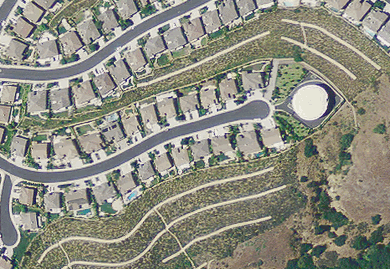
#> input picture data/!_3_5.png, 390 x 269 px; its folder holds only this picture in this run
$ python main.py
#> lines starting #> are read from the running program, lines starting #| are printed output that depends on the picture; after the words box and inside, x2 and y2 are one past the last pixel; in counts of white or black regions, pixels touching at a corner belong together
# !/usr/bin/python
import os
import csv
import sys
sys.path.append('/usr/local/lib/python3.7/site-packages')
import cv2
import numpy as np
import matplotlib.pyplot as plt
from sklearn.cluster import KMeans
from collections import Counter, defaultdict
import math


def mser(img):
    """
    MSER text detection
    """
    mser = cv2.MSER_create()
    gray = cv2.cvtColor(img, cv2.COLOR_BGR2GRAY) #Converting to GrayScale
    gray_img = img.copy()

    regions, _ = mser.detectRegions(gray)
    hulls = [cv2.convexHull(p.reshape(-1, 1, 2)) for p in regions]
    cv2.polylines(gray_img, hulls, 1, (0, 0, 255), 2)
    # plt.axis("off")
    # plt.imshow(gray_img)
    # plt.show()
    return hulls

def detect_edge(gray):
    """
    Canny edge detection
    """
    edges = cv2.Canny(gray,100,200)
    # plt.axis("off")
    # plt.imshow(edges)
    # plt.show()
    return edges

def color_hist(img):
    """
    Plot BGR color histogram
    """
    color = ('b','g','r')
    # plt.axis("off")
    # plt.hist(img.ravel(),256,[0,256]); plt.show()
    for i,col in enumerate(color):
        hist = cv2.calcHist([img],[i],None,[256],[0,256])
        plt.plot(hist,color = col)
        plt.xlim([0,256])
    # plt.show()
    return hist

def hsv_hist(img):
    """
    Plot HSV histogram
    """
    hsv = cv2.cvtColor(img,cv2.COLOR_BGR2HSV)
    hist = cv2.calcHist( [hsv], [0, 1], None, [180, 256], [0, 180, 0, 256] )
    # plt.axis("off")
    # plt.imshow(hist,interpolation = 'nearest')
    # plt.show()
    return hist


def find_histogram(clt):
    """
    Create a histogram with k clusters
    """
    numLabels = np.arange(0, len(np.unique(clt.labels_)) + 1)
    (hist, _) = np.histogram(clt.labels_, bins=numLabels)

    hist = hist.astype("float")
    hist /= hist.sum()

    return hist


def plot_colors2(hist, centroids):
    """
    Plot bar charts for dominant colors
    """
    bar = np.zeros((50, 300, 3), dtype="uint8")
    startX = 0

    for (percent, color) in zip(hist, centroids):
        # plot the relative percentage of each cluster
        endX = startX + (percent * 300)
        cv2.rectangle(bar, (int(startX), 0), (int(endX), 50),
                      color.astype("uint8").tolist(), -1)
        startX = endX

    # return the bar chart
    return bar


def get_dominant_color(img):
    """
    Get 2 dominant colors in img using 3 clusters
    """
    img = cv2.cvtColor(img, cv2.COLOR_BGR2RGB)

    img = img.reshape((img.shape[0] * img.shape[1],3)) #represent as row*column,channel number
    clt = KMeans(n_clusters=3) #cluster number
    clt.fit(img)

    hist = find_histogram(clt)
    bar = plot_colors2(hist, clt.cluster_centers_)

    # print(clt.cluster_centers_)
    count = Counter(clt.labels_)
    # print(count)
    dominant = [pair[0] for pair in sorted(count.items(), key=lambda item: item[1])]
    # print(dominant[-1], dominant[-2])
    dom1 = clt.cluster_centers_[dominant[-1]]
    dom2 = clt.cluster_centers_[dominant[-2]]
    # [5 lines of commented-out code are left out]
    return dom1, dom2

def get_dominant_color2(img):
    """
    Get most dominant colors in img using 3 clusters
    """
    img = cv2.cvtColor(img, cv2.COLOR_BGR2RGB)

    img = img.reshape((img.shape[0] * img.shape[1],3)) #represent as row*column,channel number
    clt = KMeans(n_clusters=3) #cluster number
    clt.fit(img)

    hist = find_histogram(clt)
    bar = plot_colors2(hist, clt.cluster_centers_)

    # print(clt.cluster_centers_)
    count = Counter(clt.labels_)
    # print(count)
    dominant = [pair[0] for pair in sorted(count.items(), key=lambda item: item[1])]
    # print(dominant[1])
    dom1 = clt.cluster_centers_[dominant[1]]
    # [5 lines of commented-out code are left out]
    return dom1


def seperate_p_f_color(img, peripheral):
    """
    Seperate peripheral and foreground dominant color
    """
    dom1, dom2 = get_dominant_color(img)
    dom_peripheral = get_dominant_color2(peripheral)
    dist1 = cv2.norm(dom_peripheral - dom1)
    dist2 = cv2.norm(dom_peripheral - dom2)
    if dist1 > dist2:
        dom_foreground = dom1
    else:
        dom_foreground = dom2
    return dom_peripheral, dom_foreground


def detect_peripheral_lines(img):
    """
    Detect number of peripheral lines
    """
    gray = cv2.cvtColor(peripheral, cv2.COLOR_BGR2GRAY)
    edges = detect_edge(gray)
    minLineLength = 10
    lines = cv2.HoughLinesP(image=edges, rho=1, theta=np.pi / 90, threshold=10, lines=np.array([]), minLineLength=minLineLength, maxLineGap=2)
    if lines is not None:
        return len(lines)
    else:
        return 0


def rgb2hsv(rgb):
    """
    Helper functoin to convert RGB to HSV
    """
    rgb = np.uint8([[rgb]])
    hsv = cv2.cvtColor(rgb , cv2.COLOR_RGB2HSV)
    return hsv[0][0]


def get_p_f(img, peripheral):
    """
    Get peripheral and foreground color in both RGB and HSV
    """
    p_rgb, f_rgb = seperate_p_f_color(img,peripheral)
    f_hsv = rgb2hsv(f_rgb)
    p_hsv = rgb2hsv(p_rgb)
    return p_hsv, f_hsv, p_rgb, f_rgb


if __name__ == '__main__':
    # Set the directory you want to start from
    rootDir = '../data'
    char_count_dict = {}
    char_sum = 0
    data_list = []

    for dirName, subdirList, fileList in os.walk(rootDir):
        print('Found directory: %s' % dirName)
        for fname in fileList:
            fname_list = fname.split('_')
            character = fname_list[0]
            if character == '.DS':
                continue
            if character == 'colon':
                character = ':'
            if character == 'question':
                character = '?'
            if character == 'dot':
                character = '.'
            readability = fname_list[1]
            finfo = ['../data/'+fname, character, int(readability)]
            data_list.append(finfo)
            char_sum += 1
            if character in char_count_dict:
                char_count_dict[character] += 1
            else:
                char_count_dict[character] = 1

    # Sort the dictionary by ascii order and plot bar graph
    sorted_keys = sorted(char_count_dict.keys())
    sorted_values = []
    for key in sorted_keys:
        sorted_values.append(char_count_dict[key])

    plt.bar(sorted_keys, sorted_values, color='b')
    plt.show()
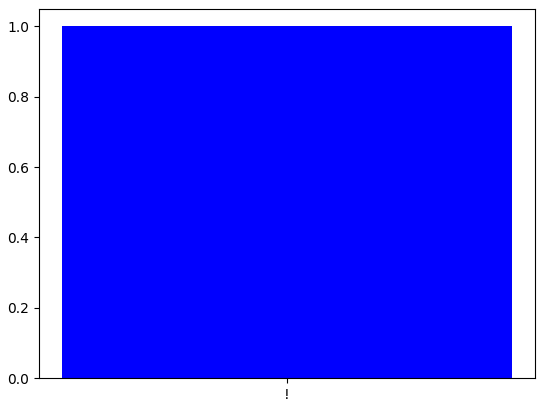
#> figure drawn by matplotlib, 1 panel

    train_data = []
    i = 1
    for finfo in data_list:
        print ("Processing file: ", i, " of 1425")
        i += 1
        train_info = []
        fname = finfo[0]

        # Read image and resize
        img = cv2.imread(fname)
#> img is the input picture: shape (269, 390, 3); mean B, G, R 128, 140.2, 140.1
        img = cv2.resize(img,(200,200))
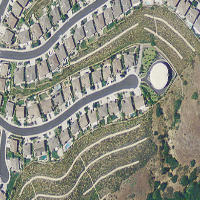
#> img: shape (200, 200, 3); mean B, G, R 127.8, 140.1, 140

        # Mask image
        mask = cv2.imread('mask.png',0)
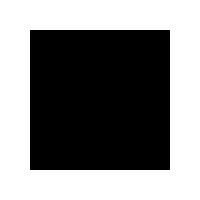
#> input picture src/mask.png, 200 x 200 px
#> mask: shape (200, 200); 51% white; 1 black region, box (x1, y1, x2, y2) and area: (30, 30, 170, 170) 19600
        peripheral = cv2.bitwise_and(img,img,mask = mask)

        # Process the image
        p_hsv, f_hsv, p_rgb, f_rgb = get_p_f(img, peripheral)
#> after the loop in plot_colors2, `for (percent, color) in zip(hist, centroids):`:
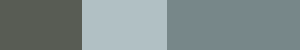
#> bar: shape (50, 300, 3); mean of channels 0, 1, 2 139.2, 139.4, 127; drawn as B, G, R
#> in seperate_p_f_color, `dom1, dom2 = get_dominant_color(img)`: dom1 = [138, 135.3, 119.8]; dom2 = [196.6, 192.9, 177.3]
#> after the loop in plot_colors2 (call 2), `for (percent, color) in zip(hist, centroids):`:
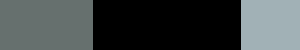
#> bar: shape (50, 300, 3); mean of channels 0, 1, 2 69.9, 69.5, 63.3; drawn as B, G, R
#> in seperate_p_f_color, `dom_peripheral = get_dominant_color2(peripheral)`: dom_peripheral = [110.8, 112.9, 102.3]
#> in seperate_p_f_color, `dist1 = cv2.norm(dom_peripheral - dom1)`: dist1 = 39.35
#> in seperate_p_f_color, `dist2 = cv2.norm(dom_peripheral - dom2)`: dist2 = 139.2
#> in seperate_p_f_color, `dom_foreground = dom2`: dom_foreground = [196.6, 192.9, 177.3]
#> in get_p_f, `p_rgb, f_rgb = seperate_p_f_color(img,peripheral)`: p_rgb = [110.8, 112.9, 102.3]; f_rgb = [196.6, 192.9, 177.3]
#> in rgb2hsv, `rgb = np.uint8([[rgb]])`: rgb = [[196, 192, 177]]
#> in rgb2hsv, `hsv = cv2.cvtColor(rgb , cv2.COLOR_RGB2HSV)`: hsv = [[24, 25, 196]]
#> in get_p_f, `f_hsv = rgb2hsv(f_rgb)`: f_hsv = [24, 25, 196]
#> in get_p_f, `p_hsv = rgb2hsv(p_rgb)`: p_hsv = [36, 23, 112]
#> p_hsv = [36, 23, 112]; f_hsv = [24, 25, 196]; p_rgb = [110.8, 112.9, 102.3]; f_rgb = [196.6, 192.9, 177.3]
        line_count = detect_peripheral_lines(peripheral)
#> in detect_peripheral_lines, `gray = cv2.cvtColor(peripheral, cv2.COLOR_BGR2GRAY)`:
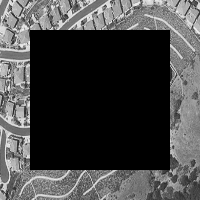
#> gray: shape (200, 200); min 0, max 239, mean 69.2
#> in detect_edge, `edges = cv2.Canny(gray,100,200)`:
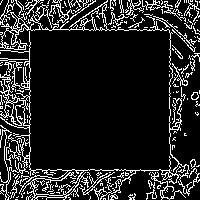
#> edges: shape (200, 200); 14.2% white in thin lines or dots
#> in detect_peripheral_lines, `lines = cv2.HoughLinesP(image=edges, rho=1, theta=np.pi / 90, threshol..`: lines = 116 rows, first 6: [38, 16, 52, 15], [7, 170, 35, 173], [20, 163, 21, 147], [120, 12, 139, 8], [18, 52, 20, 40], [104, 25, 126, 21]
#> line_count = 116

        finfo.append(p_hsv[0])
        finfo.append(p_hsv[1])
        finfo.append(p_hsv[2])
        finfo.append(f_hsv[0])
        finfo.append(f_hsv[1])
        finfo.append(f_hsv[2])
        finfo.append(p_rgb[0])
        finfo.append(p_rgb[1])
        finfo.append(p_rgb[2])
        finfo.append(f_rgb[0])
        finfo.append(f_rgb[1])
        finfo.append(f_rgb[2])
        finfo.append(line_count)
        train_info.append(p_hsv[0])
        train_info.append(line_count)
        train_data.append(train_info)

    # Save results
    with open('img_info_2.csv', 'w') as csvFile:
        for finfo in data_list:
            writer = csv.writer(csvFile)
            writer.writerow(finfo)
    csvFile.close()

    with open('train_info.csv', 'w') as csvFile:
        for tinfo in train_data:
            writer = csv.writer(csvFile)
            writer.writerow(tinfo)
#> this loop made 1 pass
#> tinfo on pass 1: [36, 116]
    csvFile.close()
